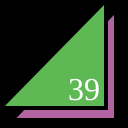
Frame 1 (no input)
Frame 60 (no input): identical to frame 1, image omitted
Frame 120 (the mouse pressed at the canvas centre since frame 60): identical to frame 1, image omitted

The p5.js sketch that drew this single still picture (run headless with seeded random() and noise() and a simulated clock; from frame 60 on, the mouse is pressed at the canvas centre):

// p5.js sketch
// ── sketch.js
function setup() {
  createCanvas(128,128);
}

function draw() {
  background(0);
  strokeWeight(4);
  fill(178, 100, 162);
  triangle(12,120,116,120,116,10);
  fill(94, 185, 84);
  triangle(0,108,106,108,106,0);
  fill(255);
  textSize(32);
  textFont("serif");
  text("39", 68, 100);
}
